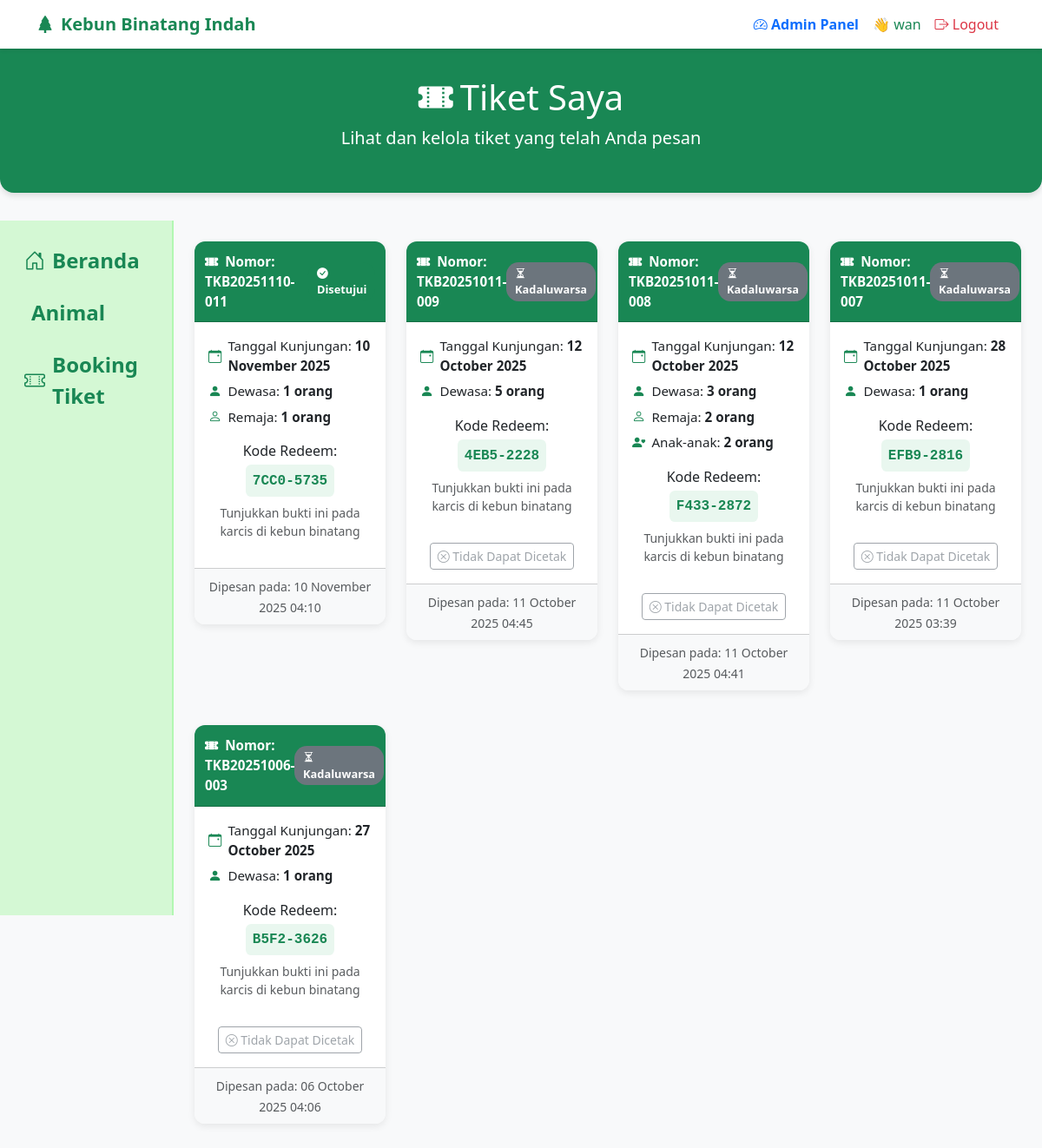
The page /pages/tiket.php (signed in) on the database as committed earlier.
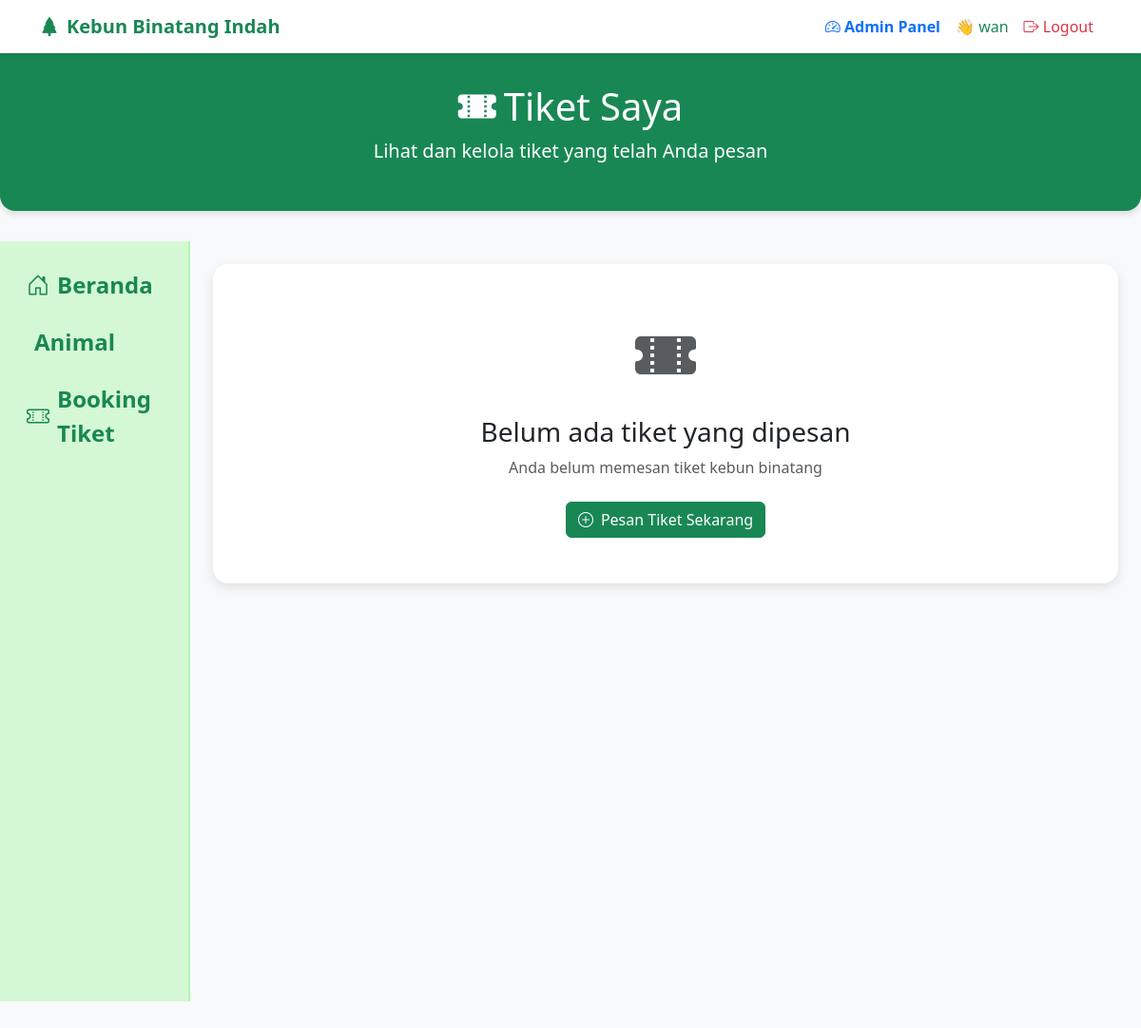
The same page on the database as committed later.
### tables this page shows
CREATE TABLE `booking` (
  `id` int NOT NULL,
  `nama_pengunjung` varchar(100) NOT NULL,
  `email` varchar(100) NOT NULL,
  `tanggal_kunjungan` date NOT NULL,
  `jumlah_dewasa` int DEFAULT '0',
  `jumlah_anak` int DEFAULT '0',
  `jumlah_remaja` int DEFAULT '0',
  `total_harga` int NOT NULL,
  `catatan` text,
  `tanggal_booking` timestamp NULL DEFAULT CURRENT_TIMESTAMP,
  `status` varchar(20) NOT NULL DEFAULT 'dibooking',
  `kode_redeem` varchar(20) DEFAULT NULL,
  `laporan_hidden` tinyint(1) DEFAULT '0'
);

### pages/tiket.php (the view, shortened to what the changed rows need)
<?php
include "../database/conn.php";
$email = $_SESSION['email'];
$today = date('Y-m-d');
$conn->query("
    UPDATE booking
    SET status = 'kadaluwarsa'
    WHERE email = '$email'
      AND tanggal_kunjungan < '$today'
      AND status NOT IN ('kadaluwarsa')
");
?>
<!DOCTYPE html>
<html lang="id">
<head>
    <link href="https://cdn.jsdelivr.net/npm/bootstrap@5.3.0/dist/css/bootstrap.min.css" rel="stylesheet">
    <link rel="stylesheet" href="https://cdn.jsdelivr.net/npm/bootstrap-icons@1.10.0/font/bootstrap-icons.css">
</head>
<body>
    <div class="ticket-header text-center">
        <div class="container">
            <h1><i class="bi bi-ticket-perforated-fill me-2"></i>Tiket Saya</h1>
        </div>
    </div>
    <div class="container-fluid mb-5">
      <div class="row">
        <div class="col-md-10 p-4">
        <?php
        $query = "SELECT * FROM booking WHERE email = '$email' ORDER BY tanggal_booking DESC";
        $result = mysqli_query($conn, $query);
        if ($result && mysqli_num_rows($result) > 0) {
            echo '<div class="row">';
            while ($row = mysqli_fetch_assoc($result)) {
                $nomor = 'TKB' . date('Ymd', strtotime($row['tanggal_booking'])) . '-' . str_pad($row['id'], 3, '0', STR_PAD_LEFT);
                $tanggal_kunjungan = date('d F Y', strtotime($row['tanggal_kunjungan']));
                $kode_redeem = htmlspecialchars($row['kode_redeem'] ?? 'BELUM ADA');
                $status = strtolower(trim($row['status']));
                switch ($status) {
                    case 'acc':
                    case 'accepted':
                    case 'disetujui':
                        $statusText = 'Disetujui';
                        $statusClass = 'bg-success text-white';
                        $statusIcon = 'bi-check-circle-fill';
                        break;
                    case 'kadaluwarsa':
                        $statusText = 'Kadaluwarsa';
                        $statusClass = 'bg-secondary text-white';
                        $statusIcon = 'bi-hourglass-split';
                        break;
                }
                $canCancel = true;
                $blockedStatuses = ['dibayar', 'kadaluwarsa', 'dec', 'declined', 'ditolak', 'dibatalkan'];
                if (in_array($status, $blockedStatuses, true)) {
                    $canCancel = false;
                }
                if (strtotime($row['tanggal_kunjungan']) < strtotime(date('Y-m-d'))) {
                    $canCancel = false;
                }
                echo '
                <div class="col-sm-6 col-md-4 col-lg-3 mb-4">
                    <div class="card ticket-card">
                        <div class="card-header d-flex justify-content-between align-items-center">
                            <span><i class="bi bi-ticket-perforated-fill me-2"></i>Nomor: ' . htmlspecialchars($nomor) . '</span>
                            <span class="status-badge ' . $statusClass . '"><i class="bi ' . $statusIcon . ' me-1"></i>' . htmlspecialchars($statusText) . '</span>
                        </div>
                        <div class="card-body">
                            <div class="ticket-info"><i class="bi bi-calendar-event"></i>
                                <span>Tanggal Kunjungan: <strong>' . htmlspecialchars($tanggal_kunjungan) . '</strong></span>
                            </div>';
                if ($row['jumlah_dewasa'] > 0)
                    echo '<div class="ticket-info"><i class="bi bi-person-fill"></i><span>Dewasa: <strong>' . $row['jumlah_dewasa'] . ' orang</strong></span></div>';
                if ($row['jumlah_remaja'] > 0)
                    echo '<div class="ticket-info"><i class="bi bi-person"></i><span>Remaja: <strong>' . $row['jumlah_remaja'] . ' orang</strong></span></div>';
                if ($row['jumlah_anak'] > 0)
                    echo '<div class="ticket-info"><i class="bi bi-person-heart"></i><span>Anak-anak: <strong>' . $row['jumlah_anak'] . ' orang</strong></span></div>';
                echo '
                    <div class="mt-3 text-center">
                        <p class="mb-1">Kode Redeem:</p>
                        <div class="ticket-code">' . $kode_redeem . '</div>
                        <p class="text-muted mt-2 small">Tunjukkan bukti ini pada karcis di kebun binatang</p>';
                if ($status !== 'kadaluwarsa') {
                    if ($canCancel) {
                        echo '<form method="POST" action="cancel_tiket.php" class="mt-2" onsubmit="return confirm(\'Yakin ingin membatalkan tiket ini?\')">';
                        echo '<input type="hidden" name="booking_id" value="' . intval($row['id']) . '">';
                        echo '<button type="submit" class="btn btn-outline-danger btn-sm">';
                        echo '<i class="bi bi-x-circle"></i> Batalkan';
                        echo '</button>';
                        echo '</form>';
                    }
                } else {
                    echo '<button class="btn btn-outline-secondary btn-sm mt-3" disabled>
                        <i class="bi bi-x-circle"></i> Tidak Dapat Dicetak
                    </button>';
                }
                echo '
                    </div>
                </div>
                <div class="card-footer text-center bg-light">
                    <small class="text-muted">Dipesan pada: ' . date('d F Y H:i', strtotime($row['tanggal_booking'])) . '</small>
                </div>
            </div>
        </div>';
            }
            echo '</div>';
        } else {
            echo '<div class="no-tickets">
                <i class="bi bi-ticket-perforated-fill text-muted" style="font-size:4rem"></i>
                <h3 class="mt-3">Belum ada tiket yang dipesan</h3>
                <p class="text-muted">Anda belum memesan tiket kebun binatang</p>
                <a href="booking.php" class="btn btn-success mt-2"><i class="bi bi-plus-circle me-2"></i>Pesan Tiket Sekarang</a>
            </div>';
        }
        ?>
        </div>
      </div>
    </div>
</body>
</html>

Rows that differ between the two databases and show on the page:
removed booking: nomor "TKB20251110-011", status "Disetujui", tanggal_kunjungan "10 November 2025", jumlah_dewasa "1", jumlah_remaja "1", kode_redeem "7CC0-5735", tanggal_booking "10 November 2025 04:10"
removed booking: nomor "TKB20251011-009", status "Kadaluwarsa", tanggal_kunjungan "12 October 2025", jumlah_dewasa "5", kode_redeem "4EB5-2228", shows "Tidak Dapat Dicetak", tanggal_booking "11 October 2025 04:45"
removed booking: nomor "TKB20251011-008", status "Kadaluwarsa", tanggal_kunjungan "12 October 2025", jumlah_dewasa "3", jumlah_remaja "2", jumlah_anak "2", kode_redeem "F433-2872", shows "Tidak Dapat Dicetak", tanggal_booking "11 October 2025 04:41"
removed booking: nomor "TKB20251011-007", status "Kadaluwarsa", tanggal_kunjungan "28 October 2025", jumlah_dewasa "1", kode_redeem "EFB9-2816", shows "Tidak Dapat Dicetak", tanggal_booking "11 October 2025 03:39"
removed booking: nomor "TKB20251006-003", status "Kadaluwarsa", tanggal_kunjungan "27 October 2025", jumlah_dewasa "1", kode_redeem "B5F2-3626", shows "Tidak Dapat Dicetak", tanggal_booking "06 October 2025 04:06"
Other text that changed with them:
text now shown: "Belum ada tiket yang dipesan Anda belum memesan tiket kebun binatang Pesan Tiket Sekarang"
